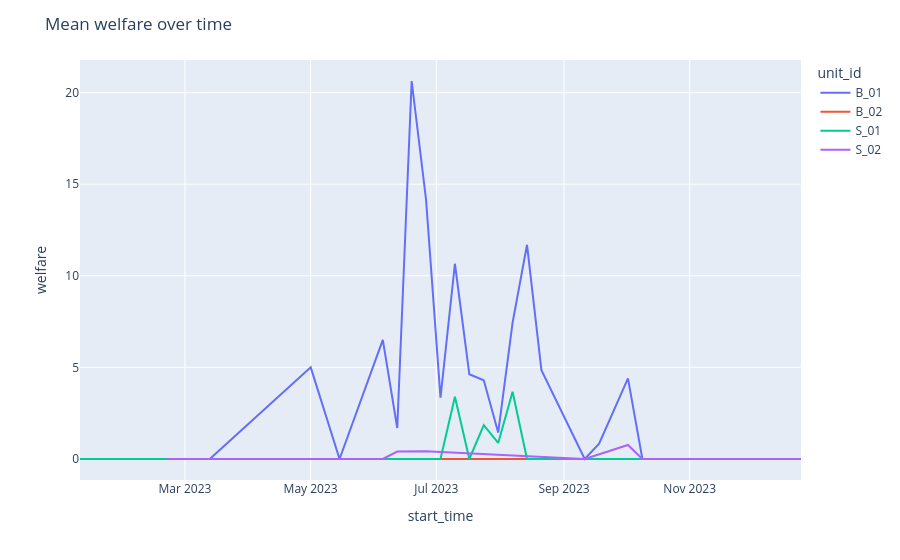

Here is the notebook cell this chart was saved with:
### Code cell
sql = f"""
SELECT
	start_time,
    unit_id,
	sum(volume) as bid_volume,
	sum(accepted_volume) as accepted_volume,
	avg(price) as avg_bid_price,
	avg(accepted_price) as clearing_price,
	sum(abs(accepted_price-price)) as welfare
FROM market_orders
WHERE accepted_volume != 0
AND {SIM_FILTER}
GROUP BY start_time, unit_id
"""
prices_over_time = pd.read_sql(sql, con)
px.line(prices_over_time, "start_time", "welfare", color="unit_id").update_layout(title="Mean welfare over time")
